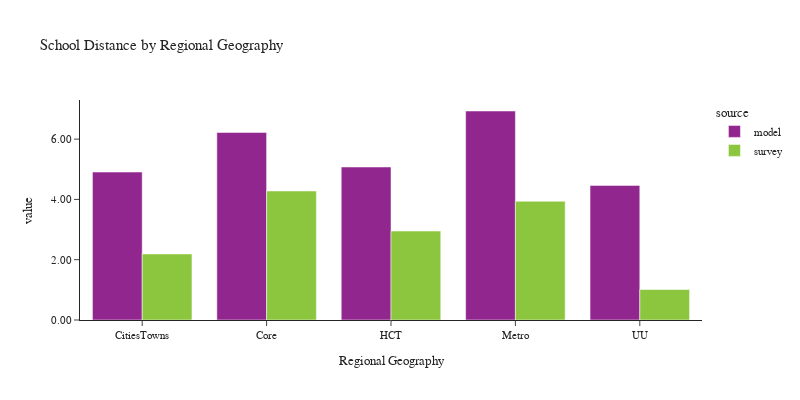

Here is the notebook cell this chart was saved with:
### Code cell
plot_school_location(df_students, 'rg_proposed_school', 'Regional Geography', 'Regional Geography')

### Figure 1 — Plotly figure (JSON) as saved in the notebook; plotly's stock layout.template omitted (floating-point values rounded to 4 significant figures)
{"data": [{"alignmentgroup": "True", "customdata": [[88098], [263495], [181236], [348581], [32050]], "hovertemplate": "source=model<br>rg_proposed_school=%{x}<br>value=%{y}<br>sample count=%{customdata[0]}<extra></extra>", "legendgroup": "model", "marker": {"color": "#91268F", "pattern": {"shape": ""}}, "name": "model", "offsetgroup": "model", "orientation": "v", "showlegend": true, "textposition": "auto", "type": "bar", "x": ["CitiesTowns", "Core", "HCT", "Metro", "UU"], "xaxis": "x", "y": [4.908, 6.22, 5.075, 6.932, 4.465], "yaxis": "y"}, {"alignmentgroup": "True", "customdata": [[63], [237], [136], [207], [14]], "hovertemplate": "source=survey<br>rg_proposed_school=%{x}<br>value=%{y}<br>sample count=%{customdata[0]}<extra></extra>", "legendgroup": "survey", "marker": {"color": "#8CC63E", "pattern": {"shape": ""}}, "name": "survey", "offsetgroup": "survey", "orientation": "v", "showlegend": true, "textposition": "auto", "type": "bar", "x": ["CitiesTowns", "Core", "HCT", "Metro", "UU"], "xaxis": "x", "y": [2.192, 4.278, 2.951, 3.939, 1.011], "yaxis": "y"}], "layout": {"barmode": "group", "font": {"size": 11}, "height": 400, "legend": {"title": {"text": "source"}, "tracegroupgap": 0}, "title": {"text": "School Distance by Regional Geography"}, "width": 800, "xaxis": {"anchor": "y", "domain": [0.0, 1.0], "title": {"text": "Regional Geography"}}, "yaxis": {"anchor": "x", "domain": [0.0, 1.0], "tickformat": ".2f", "title": {"text": "value"}}}}
